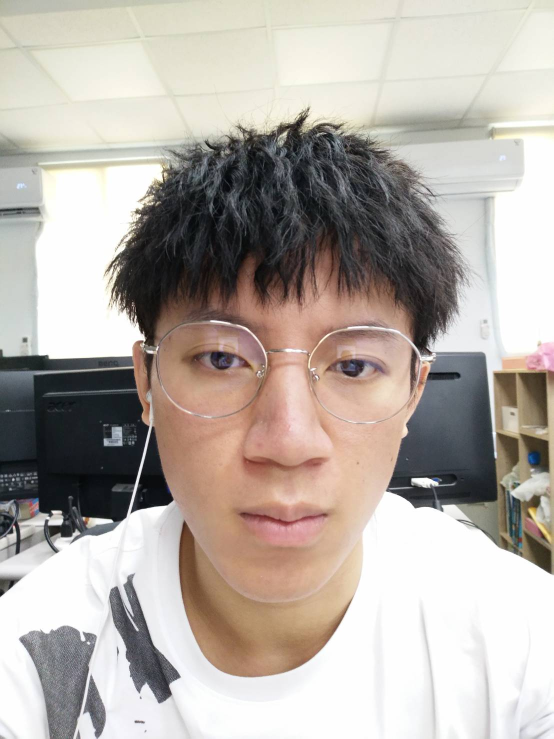
#> input picture source/selfie1.jpg, 1108 x 1477 px (shown at 1/2 size)
$ jupyter execute watermark.ipynb
#> lines starting #> are read from the running program, lines starting #| are printed output that depends on the picture
[cell 1]
import numpy as np
import cv2
from matplotlib import pyplot as plt

# 讀取圖檔
img1 = cv2.imread('source/selfie1.jpg',0)
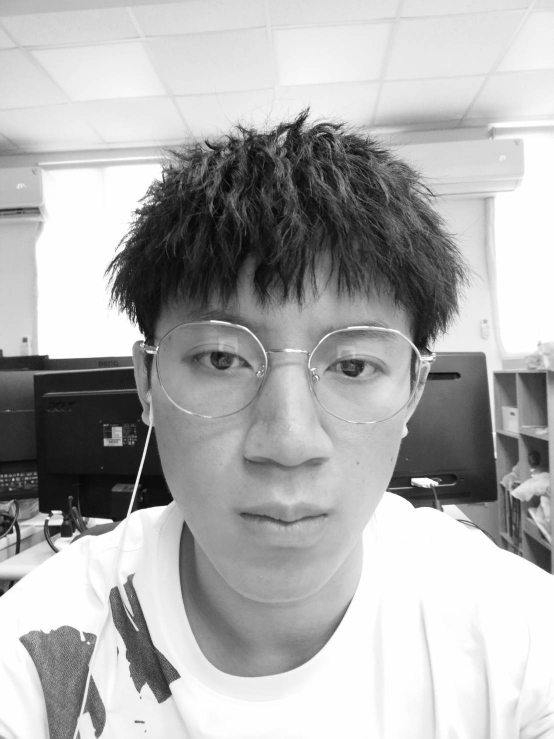
#> img1: shape (1477, 1108) (shown at 1/2 size); min 0, max 255, mean 174.9
img2 = cv2.imread('source/selfie2.jpg',0)
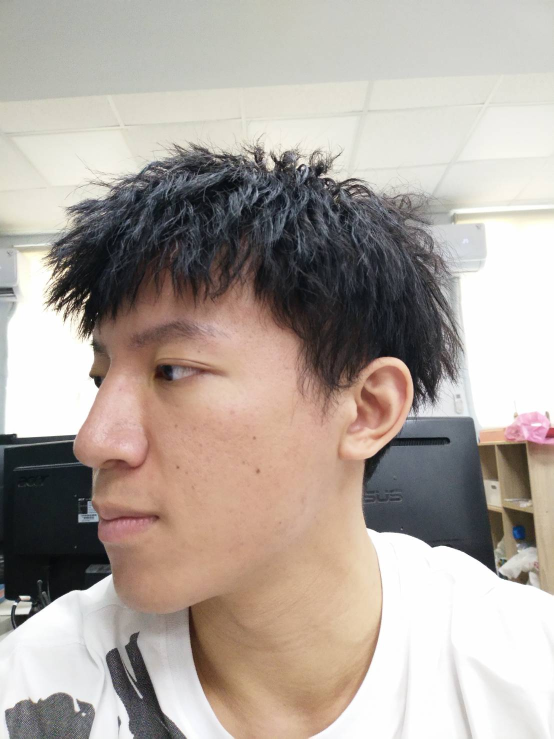
#> input picture source/selfie2.jpg, 1108 x 1477 px (shown at 1/2 size)
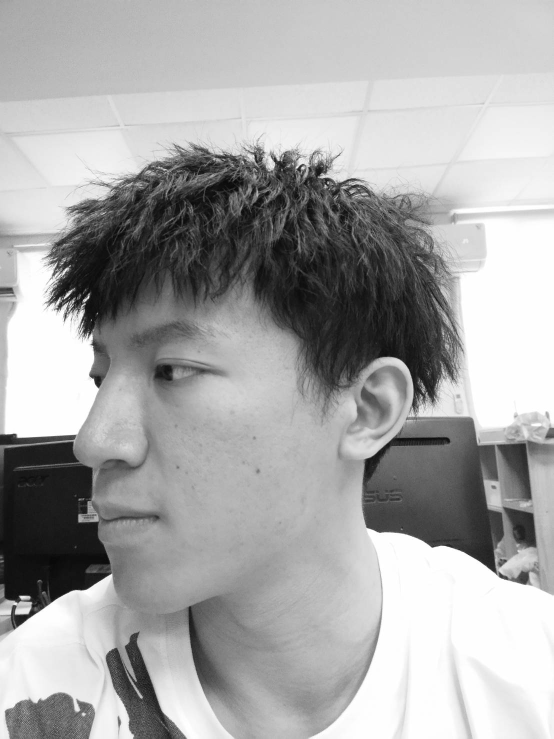
#> img2: shape (1477, 1108) (shown at 1/2 size); min 0, max 255, mean 167.6

plt.subplot(1,2,1)
plt.imshow(img1)
plt.subplot(1,2,2)
plt.imshow(img2)
plt.show()
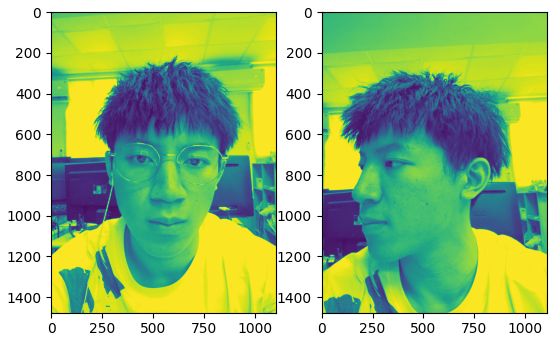
#> figure drawn by matplotlib, 2 panels

[cell 2]
height, width = img1.shape[:2]
#> height = 1477; width = 1108
lsb1bit_img1_watermark = img1.copy()
lsb2bit_img1_watermark = img1.copy()
lsb3bit_img1_watermark = img1.copy()
watermark = img2.copy()

for x in range(width):
    for y in range(height):
        lsb1bit_img1_watermark[y,x] = (img1[y,x] & 0b11111110) | ((watermark[y,x] & 0b10000000)>>7) # least significant 1 bits + watermark
        lsb2bit_img1_watermark[y,x] = (img1[y,x] & 0b11111100) | ((watermark[y,x] & 0b11000000)>>6) # least significant 2 bits + watermark
        lsb3bit_img1_watermark[y,x] = (img1[y,x] & 0b11111000) | ((watermark[y,x] & 0b11100000)>>5) # least significant 3 bits + watermark

plt.subplots_adjust(left=None, bottom=None, right=2, top=None,wspace=0, hspace=0)
plt.subplot(1,3,1)
plt.subplot(1,3,1).set_title('lsb + watermark (1)')
plt.imshow(lsb1bit_img1_watermark)
plt.subplot(1,3,2)
plt.subplot(1,3,2).set_title('least significant 2 bits + watermark (2)')
plt.imshow(lsb2bit_img1_watermark)
plt.subplot(1,3,3)
plt.subplot(1,3,3).set_title('least significant 3 bits + watermark (3)')
plt.imshow(lsb3bit_img1_watermark)
plt.show()

[cell 3]
plt.subplots_adjust(left=None, bottom=None, right=2, top=None,wspace=0, hspace=0)
plt.subplot(1,3,1)
plt.subplot(1,3,1).set_title('(1) Restore the embedded watermark')
plt.imshow(lsb1bit_img1_watermark & 0b00000001) # 圖(1)最後 1 bit 圖片裡面藏的浮水印
plt.subplot(1,3,2)
plt.subplot(1,3,2).set_title('(2) Restore the embedded watermark') # 圖(2)最後 2 bits 圖片裡面藏的浮水印
plt.imshow(lsb2bit_img1_watermark  & 0b00000011)
plt.subplot(1,3,3)
plt.subplot(1,3,3).set_title('(3) Restore the embedded watermark') # 圖(3)最後 3 bits 圖片裡面藏的浮水印
plt.imshow(lsb3bit_img1_watermark  & 0b00000111)
plt.show()
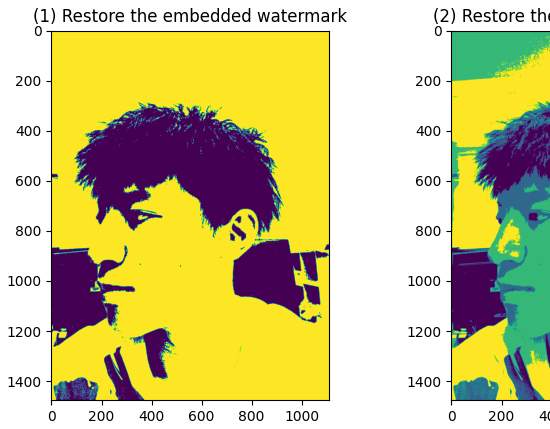
#> figure drawn by matplotlib, 3 panels
